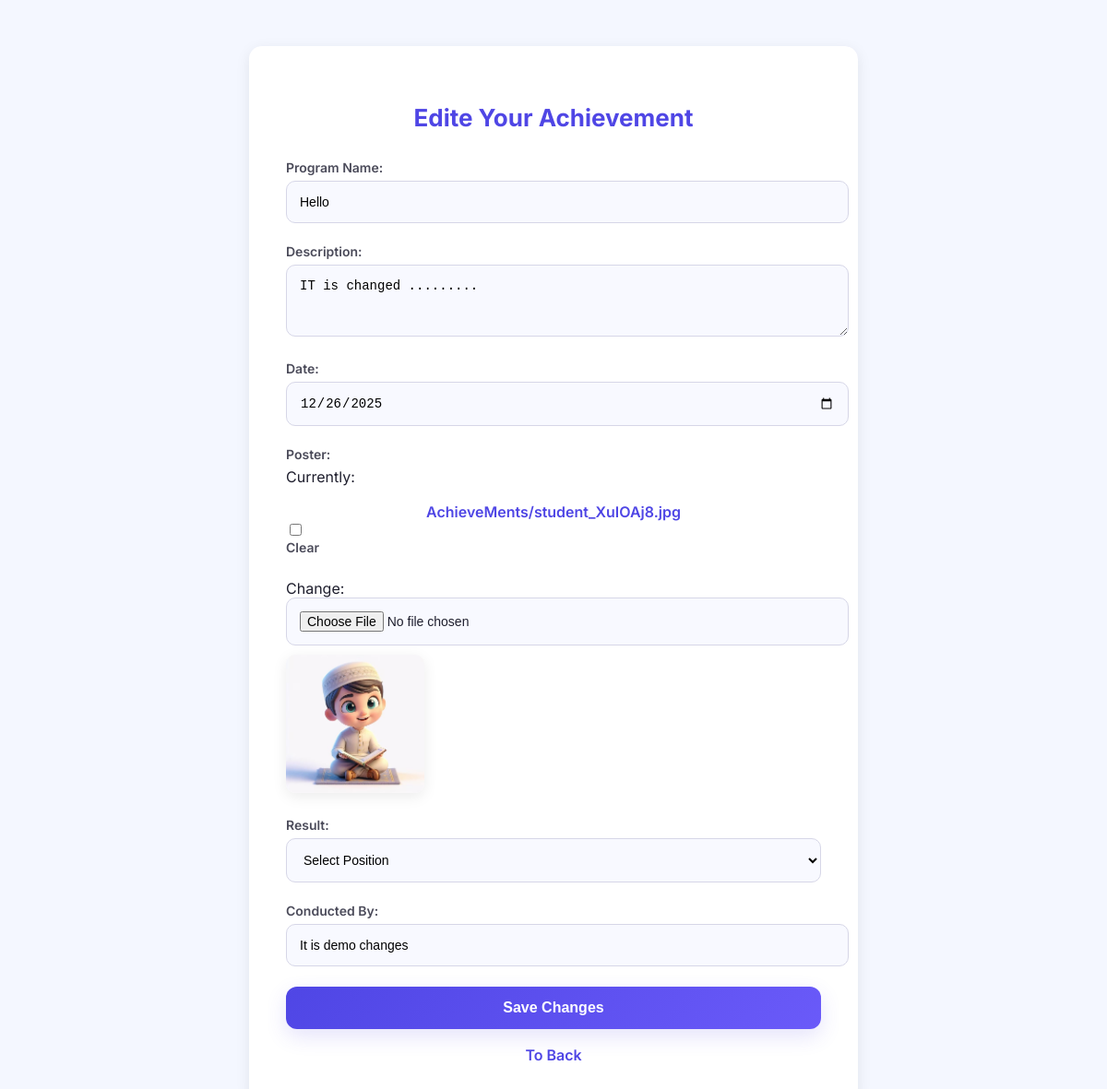
Screenshot of /student-panel/edite-achievement/18 (signed in) with the database file from the repository.
### students_panel/models.py (models this page shows, shortened)
class Ajnumame_Huda_Model(models.Model):
    Achiever = models.ForeignKey(
        Student_Model,
        on_delete=models.CASCADE
        )
    achieved_Title = models.CharField(max_length=250 )
    achiever_Result = models.CharField(max_length=250)
    achieveMent_Conductor = models.CharField(max_length=500)
    achieveMent_date = models.DateField(default=timezone.now)
    achieveMent_poster = models.ImageField(upload_to='AchieveMents/', blank=True,null=True)
    achieveMent_discription = models.TextField(max_length=600)
    Point_ForThis = models.IntegerField(default=0)

### students_panel/views.py (the view)
# urls.py: path('edite-achievement/<int:programe_id>', views.EditeAchievements, name="EditeAchievements"),
def EditeAchievements(request,programe_id):
    toEditeAchieve = Ajnumame_Huda_Model.objects.get(id = programe_id)
    theStudent = Student_Model.objects.get(user_Stn = request.user)
    Pre_Point = toEditeAchieve.Point_ForThis
    if request.method == 'POST':
        form = Edite_Achieve_Form(request.POST, request.FILES , instance = toEditeAchieve )
        changedResult = request.POST.get("achiever_Result")
        if form.is_valid():
            toEditeAchieve.Point_ForThis -= Pre_Point
            theStudent.Tatal_Points -= Pre_Point
            theStudent.Total_OutReachPoints -= Pre_Point
            editedAchievemt = form.save(commit=False)
            if changedResult == 'First':
                theStudent.Total_OutReachPoints += 10
                theStudent.Tatal_Points += 10
                toEditeAchieve.Point_ForThis += 10
                theStudent.save()
            elif changedResult == 'Second':
                theStudent.Total_OutReachPoints += 7
                theStudent.Tatal_Points += 7
                toEditeAchieve.Point_ForThis += 7
                theStudent.save()
            elif changedResult == 'Third':
                theStudent.Total_OutReachPoints += 5
                theStudent.Tatal_Points += 5
                toEditeAchieve.Point_ForThis += 5
                theStudent.save()
            else:
                theStudent.Total_OutReachPoints = Pre_Point
                theStudent.Tatal_Points = Pre_Point
                toEditeAchieve.Point_ForThis = Pre_Point
                theStudent.save()
            editedAchievemt.save()
            print(f"After edited {editedAchievemt.Point_ForThis}")
            return redirect("Student_DashBoard")
        else:
            messages.error(request, "Some Validation Error,.......")
            return render(request, "editeAchieve.html", {
                "toEditeAchieve" : toEditeAchieve,
                "form" : form
            })
    else:
        form = Edite_Achieve_Form(instance = toEditeAchieve)
    return render(request, "editeAchieve.html", {
        "toEditeAchieve" : toEditeAchieve,
        "form" : form
    })

### students_panel/forms.py
class Edite_Achieve_Form (forms.ModelForm):
    class Meta:
        model = Ajnumame_Huda_Model
        exclude = ["Achiever","Point_ForThis", "achieved_Title"]
        widgets = {
             "achieveMent_date": forms.DateInput(attrs={
                "type": "date",
                "class": "form-control"
            }),
             "achieveMent_poster": forms.ClearableFileInput(attrs={
                'class': 'form-control',
            }),
            "achieveMent_discription": forms.Textarea(attrs={
                'class': 'form-control',
                'rows': 3,
            }),
        }

### templates/editeAchieve.html (shortened to what this page needs)
<!DOCTYPE html>
<html lang="en">
<head>
</head>
<body>
    <div class="container">
           <h2>Edite Your Achievement</h2>
        <form method="POST" enctype="multipart/form-data">
    <div class="form-group">
        <label for="id_OutReach_Programe_name">Program Name:</label>
          <input type="text" value="{{toEditeAchieve.achieved_Title}}" id="" readonly>
    </div>
    <div class="form-group">
        <label for="id_achieveMent_discription">Description:</label>
        {{ form.achieveMent_discription }}
    </div>
    <div class="form-group">
        <label for="id_achieveMent_date">Date:</label>
        {{ form.achieveMent_date }}
    </div>
    <div class="form-group">
        <label for="id_achieveMent_poster">Poster:</label>
        {{ form.achieveMent_poster }}
        {% if toEditeAchieve.achieveMent_poster %}
            <img src="{{ toEditeAchieve.achieveMent_poster.url }}" alt="Poster" width="150">
        {% endif %}
    </div>
    <div class="form-group">
        <label for="">Result:</label>
        <select name="achiever_Result" id="">
            <option value="" disabled selected>Select Position</option>
        </select>
    </div>
    <div class="form-group">
        <label for="id_achieveMent_Conductor">Conducted By:</label>
        {{ form.achieveMent_Conductor }}
    </div>
    <button type="submit" class="btn btn-success">Save Changes</button>
</form>
        <a href="{% url 'Student_DashBoard'%}">To Back</a>
    </div>
</body>
</html>

### templates/editeAchieve.html (style rules this page uses)
:root { --primary: #4F46E5; --primary-light: #7C74FF; --gradient: linear-gradient(135deg, #4F46E5, #6A5AF9); --bg: #f4f7ff; --white: #ffffff; --dark: #1f1f2e; --shadow-1: 0px 8px 22px rgba(79, 70, 229, 0.15); --shadow-soft: 0px 4px 16px rgba(0,0,0,0.08); --radius: 14px; }
body { font-family: 'Inter', sans-serif; background: var(--bg); margin: 0; padding: 0; color: var(--dark); }
.container { max-width: 580px; margin: 50px auto; background: var(--white); padding: 40px; border-radius: var(--radius); box-shadow: var(--shadow-soft); position: relative; overflow: hidden; }
.container::before { content: ""; position: absolute; width: 180px; height: 180px; background: var(--gradient); filter: blur(90px); opacity: 0.25; top: -40px; right: -40px; z-index: -1; }
.container h2 { font-size: 26px; font-weight: 700; color: var(--primary); text-align: center; margin-bottom: 30px; }
.form-group { margin-bottom: 22px; position: relative; }
.form-group label { font-size: 14px; font-weight: 600; color: #4b4b5a; display: block; margin-bottom: 6px; }
.form-group input[type="text"], .form-group input[type="date"], .form-group input[type="file"], .form-group textarea, .form-group select { width: 100%; padding: 14px 14px; border-radius: 10px; border: 1.5px solid #d6d6e7; font-size: 14px; outline: none; transition: 0.3s; background: #f8f9ff; }
.form-group img { margin-top: 10px; border-radius: 10px; box-shadow: var(--shadow-soft); }
.btn-success { width: 100%; padding: 14px; font-size: 16px; font-weight: 600; background: var(--gradient); border: none; border-radius: 12px; color: white; cursor: pointer; transition: 0.25s ease-in-out; box-shadow: var(--shadow-1); }
.container a { display: block; text-align: center; margin-top: 18px; color: var(--primary); font-weight: 600; text-decoration: none; transition: 0.3s; }

### rows the page displays
Ajnumame_Huda_Model: achieved_Title "Hello", achieveMent_discription "IT is changed .........", achieveMent_date "12/26/2025", achieveMent_poster (picture), achieveMent_Conductor "It is demo changes"
